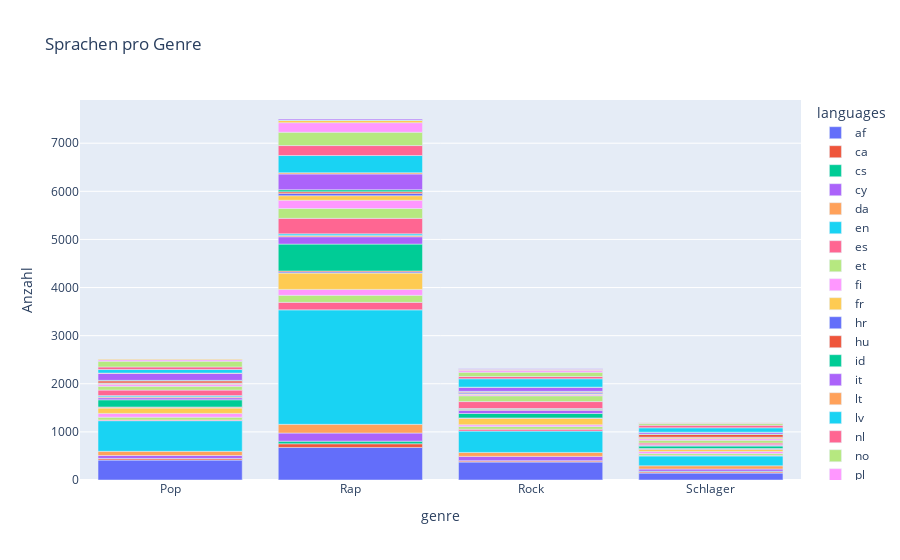

Notebook code for this chart:
### Code cell
df_results = pd.DataFrame(results)
genre_languages_count = df_results.explode('languages').groupby(['genre', 'languages']).size().reset_index(name='count')

fig = px.bar(genre_languages_count, x='genre', y='count', color='languages', title='Sprachen pro Genre',
             category_orders={'genre': df_results['genre'].unique()},
             labels={'count': 'Anzahl'})
fig.show()

### Figure 1 — Plotly figure (JSON) as saved in the notebook; plotly's stock layout.template omitted (floating-point values rounded to 4 significant figures)
{"data": [{"alignmentgroup": "True", "hovertemplate": "languages=af<br>genre=%{x}<br>Anzahl=%{y}<extra></extra>", "legendgroup": "af", "marker": {"color": "#636efa", "pattern": {"shape": ""}}, "name": "af", "offsetgroup": "af", "orientation": "v", "showlegend": true, "textposition": "auto", "type": "bar", "x": ["Pop", "Rap", "Rock", "Schlager"], "xaxis": "x", "y": [414, 677, 373, 143], "yaxis": "y"}, {"alignmentgroup": "True", "hovertemplate": "languages=ca<br>genre=%{x}<br>Anzahl=%{y}<extra></extra>", "legendgroup": "ca", "marker": {"color": "#EF553B", "pattern": {"shape": ""}}, "name": "ca", "offsetgroup": "ca", "orientation": "v", "showlegend": true, "textposition": "auto", "type": "bar", "x": ["Pop", "Rap", "Rock", "Schlager"], "xaxis": "x", "y": [29, 76, 22, 23], "yaxis": "y"}, {"alignmentgroup": "True", "hovertemplate": "languages=cs<br>genre=%{x}<br>Anzahl=%{y}<extra></extra>", "legendgroup": "cs", "marker": {"color": "#00cc96", "pattern": {"shape": ""}}, "name": "cs", "offsetgroup": "cs", "orientation": "v", "showlegend": true, "textposition": "auto", "type": "bar", "x": ["Pop", "Rap", "Rock", "Schlager"], "xaxis": "x", "y": [5, 54, 7, 15], "yaxis": "y"}, {"alignmentgroup": "True", "hovertemplate": "languages=cy<br>genre=%{x}<br>Anzahl=%{y}<extra></extra>", "legendgroup": "cy", "marker": {"color": "#ab63fa", "pattern": {"shape": ""}}, "name": "cy", "offsetgroup": "cy", "orientation": "v", "showlegend": true, "textposition": "auto", "type": "bar", "x": ["Pop", "Rap", "Rock", "Schlager"], "xaxis": "x", "y": [61, 169, 89, 47], "yaxis": "y"}, {"alignmentgroup": "True", "hovertemplate": "languages=da<br>genre=%{x}<br>Anzahl=%{y}<extra></extra>", "legendgroup": "da", "marker": {"color": "#FFA15A", "pattern": {"shape": ""}}, "name": "da", "offsetgroup": "da", "orientation": "v", "showlegend": true, "textposition": "auto", "type": "bar", "x": ["Pop", "Rap", "Rock", "Schlager"], "xaxis": "x", "y": [87, 181, 82, 67], "yaxis": "y"}, {"alignmentgroup": "True", "hovertemplate": "languages=en<br>genre=%{x}<br>Anzahl=%{y}<extra></extra>", "legendgroup": "en", "marker": {"color": "#19d3f3", "pattern": {"shape": ""}}, "name": "en", "offsetgroup": "en", "orientation": "v", "showlegend": true, "textposition": "auto", "type": "bar", "x": ["Pop", "Rap", "Rock", "Schlager"], "xaxis": "x", "y": [637, 2379, 443, 204], "yaxis": "y"}, {"alignmentgroup": "True", "hovertemplate": "languages=es<br>genre=%{x}<br>Anzahl=%{y}<extra></extra>", "legendgroup": "es", "marker": {"color": "#FF6692", "pattern": {"shape": ""}}, "name": "es", "offsetgroup": "es", "orientation": "v", "showlegend": true, "textposition": "auto", "type": "bar", "x": ["Pop", "Rap", "Rock", "Schlager"], "xaxis": "x", "y": [14, 156, 40, 14], "yaxis": "y"}, {"alignmentgroup": "True", "hovertemplate": "languages=et<br>genre=%{x}<br>Anzahl=%{y}<extra></extra>", "legendgroup": "et", "marker": {"color": "#B6E880", "pattern": {"shape": ""}}, "name": "et", "offsetgroup": "et", "orientation": "v", "showlegend": true, "textposition": "auto", "type": "bar", "x": ["Pop", "Rap", "Rock", "Schlager"], "xaxis": "x", "y": [59, 146, 58, 38], "yaxis": "y"}, {"alignmentgroup": "True", "hovertemplate": "languages=fi<br>genre=%{x}<br>Anzahl=%{y}<extra></extra>", "legendgroup": "fi", "marker": {"color": "#FF97FF", "pattern": {"shape": ""}}, "name": "fi", "offsetgroup": "fi", "orientation": "v", "showlegend": true, "textposition": "auto", "type": "bar", "x": ["Pop", "Rap", "Rock", "Schlager"], "xaxis": "x", "y": [78, 123, 34, 42], "yaxis": "y"}, {"alignmentgroup": "True", "hovertemplate": "languages=fr<br>genre=%{x}<br>Anzahl=%{y}<extra></extra>", "legendgroup": "fr", "marker": {"color": "#FECB52", "pattern": {"shape": ""}}, "name": "fr", "offsetgroup": "fr", "orientation": "v", "showlegend": true, "textposition": "auto", "type": "bar", "x": ["Pop", "Rap", "Rock", "Schlager"], "xaxis": "x", "y": [111, 339, 131, 47], "yaxis": "y"}, {"alignmentgroup": "True", "hovertemplate": "languages=hr<br>genre=%{x}<br>Anzahl=%{y}<extra></extra>", "legendgroup": "hr", "marker": {"color": "#636efa", "pattern": {"shape": ""}}, "name": "hr", "offsetgroup": "hr", "orientation": "v", "showlegend": true, "textposition": "auto", "type": "bar", "x": ["Pop", "Rap", "Rock", "Schlager"], "xaxis": "x", "y": [14, 25, 3, 11], "yaxis": "y"}, {"alignmentgroup": "True", "hovertemplate": "languages=hu<br>genre=%{x}<br>Anzahl=%{y}<extra></extra>", "legendgroup": "hu", "marker": {"color": "#EF553B", "pattern": {"shape": ""}}, "name": "hu", "offsetgroup": "hu", "orientation": "v", "showlegend": true, "textposition": "auto", "type": "bar", "x": ["Pop", "Rap", "Rock", "Schlager"], "xaxis": "x", "y": [8, 19, 9, 3], "yaxis": "y"}, {"alignmentgroup": "True", "hovertemplate": "languages=id<br>genre=%{x}<br>Anzahl=%{y}<extra></extra>", "legendgroup": "id", "marker": {"color": "#00cc96", "pattern": {"shape": ""}}, "name": "id", "offsetgroup": "id", "orientation": "v", "showlegend": true, "textposition": "auto", "type": "bar", "x": ["Pop", "Rap", "Rock", "Schlager"], "xaxis": "x", "y": [150, 559, 91, 52], "yaxis": "y"}, {"alignmentgroup": "True", "hovertemplate": "languages=it<br>genre=%{x}<br>Anzahl=%{y}<extra></extra>", "legendgroup": "it", "marker": {"color": "#ab63fa", "pattern": {"shape": ""}}, "name": "it", "offsetgroup": "it", "orientation": "v", "showlegend": true, "textposition": "auto", "type": "bar", "x": ["Pop", "Rap", "Rock", "Schlager"], "xaxis": "x", "y": [43, 153, 67, 22], "yaxis": "y"}, {"alignmentgroup": "True", "hovertemplate": "languages=lt<br>genre=%{x}<br>Anzahl=%{y}<extra></extra>", "legendgroup": "lt", "marker": {"color": "#FFA15A", "pattern": {"shape": ""}}, "name": "lt", "offsetgroup": "lt", "orientation": "v", "showlegend": true, "textposition": "auto", "type": "bar", "x": ["Pop", "Rap", "Rock", "Schlager"], "xaxis": "x", "y": [18, 28, 24, 3], "yaxis": "y"}, {"alignmentgroup": "True", "hovertemplate": "languages=lv<br>genre=%{x}<br>Anzahl=%{y}<extra></extra>", "legendgroup": "lv", "marker": {"color": "#19d3f3", "pattern": {"shape": ""}}, "name": "lv", "offsetgroup": "lv", "orientation": "v", "showlegend": true, "textposition": "auto", "type": "bar", "x": ["Pop", "Rap", "Rock", "Schlager"], "xaxis": "x", "y": [26, 32, 13, 3], "yaxis": "y"}, {"alignmentgroup": "True", "hovertemplate": "languages=nl<br>genre=%{x}<br>Anzahl=%{y}<extra></extra>", "legendgroup": "nl", "marker": {"color": "#FF6692", "pattern": {"shape": ""}}, "name": "nl", "offsetgroup": "nl", "orientation": "v", "showlegend": true, "textposition": "auto", "type": "bar", "x": ["Pop", "Rap", "Rock", "Schlager"], "xaxis": "x", "y": [114, 322, 144, 34], "yaxis": "y"}, {"alignmentgroup": "True", "hovertemplate": "languages=no<br>genre=%{x}<br>Anzahl=%{y}<extra></extra>", "legendgroup": "no", "marker": {"color": "#B6E880", "pattern": {"shape": ""}}, "name": "no", "offsetgroup": "no", "orientation": "v", "showlegend": true, "textposition": "auto", "type": "bar", "x": ["Pop", "Rap", "Rock", "Schlager"], "xaxis": "x", "y": [80, 205, 121, 59], "yaxis": "y"}, {"alignmentgroup": "True", "hovertemplate": "languages=pl<br>genre=%{x}<br>Anzahl=%{y}<extra></extra>", "legendgroup": "pl", "marker": {"color": "#FF97FF", "pattern": {"shape": ""}}, "name": "pl", "offsetgroup": "pl", "orientation": "v", "showlegend": true, "textposition": "auto", "type": "bar", "x": ["Pop", "Rap", "Rock", "Schlager"], "xaxis": "x", "y": [44, 172, 26, 32], "yaxis": "y"}, {"alignmentgroup": "True", "hovertemplate": "languages=pt<br>genre=%{x}<br>Anzahl=%{y}<extra></extra>", "legendgroup": "pt", "marker": {"color": "#FECB52", "pattern": {"shape": ""}}, "name": "pt", "offsetgroup": "pt", "orientation": "v", "showlegend": true, "textposition": "auto", "type": "bar", "x": ["Pop", "Rap", "Rock", "Schlager"], "xaxis": "x", "y": [21, 94, 17, 23], "yaxis": "y"}, {"alignmentgroup": "True", "hovertemplate": "languages=ro<br>genre=%{x}<br>Anzahl=%{y}<extra></extra>", "legendgroup": "ro", "marker": {"color": "#636efa", "pattern": {"shape": ""}}, "name": "ro", "offsetgroup": "ro", "orientation": "v", "showlegend": true, "textposition": "auto", "type": "bar", "x": ["Pop", "Rap", "Rock", "Schlager"], "xaxis": "x", "y": [5, 48, 26, 9], "yaxis": "y"}, {"alignmentgroup": "True", "hovertemplate": "languages=sk<br>genre=%{x}<br>Anzahl=%{y}<extra></extra>", "legendgroup": "sk", "marker": {"color": "#EF553B", "pattern": {"shape": ""}}, "name": "sk", "offsetgroup": "sk", "orientation": "v", "showlegend": true, "textposition": "auto", "type": "bar", "x": ["Pop", "Rap", "Rock", "Schlager"], "xaxis": "x", "y": [42, 33, 15, 56], "yaxis": "y"}, {"alignmentgroup": "True", "hovertemplate": "languages=sl<br>genre=%{x}<br>Anzahl=%{y}<extra></extra>", "legendgroup": "sl", "marker": {"color": "#00cc96", "pattern": {"shape": ""}}, "name": "sl", "offsetgroup": "sl", "orientation": "v", "showlegend": true, "textposition": "auto", "type": "bar", "x": ["Pop", "Rap", "Rock", "Schlager"], "xaxis": "x", "y": [11, 43, 7, 8], "yaxis": "y"}, {"alignmentgroup": "True", "hovertemplate": "languages=so<br>genre=%{x}<br>Anzahl=%{y}<extra></extra>", "legendgroup": "so", "marker": {"color": "#ab63fa", "pattern": {"shape": ""}}, "name": "so", "offsetgroup": "so", "orientation": "v", "showlegend": true, "textposition": "auto", "type": "bar", "x": ["Pop", "Rap", "Rock", "Schlager"], "xaxis": "x", "y": [148, 327, 82, 36], "yaxis": "y"}, {"alignmentgroup": "True", "hovertemplate": "languages=sq<br>genre=%{x}<br>Anzahl=%{y}<extra></extra>", "legendgroup": "sq", "marker": {"color": "#FFA15A", "pattern": {"shape": ""}}, "name": "sq", "offsetgroup": "sq", "orientation": "v", "showlegend": true, "textposition": "auto", "type": "bar", "x": ["Pop", "Rap", "Rock", "Schlager"], "xaxis": "x", "y": [3, 27, 6, 4], "yaxis": "y"}, {"alignmentgroup": "True", "hovertemplate": "languages=sv<br>genre=%{x}<br>Anzahl=%{y}<extra></extra>", "legendgroup": "sv", "marker": {"color": "#19d3f3", "pattern": {"shape": ""}}, "name": "sv", "offsetgroup": "sv", "orientation": "v", "showlegend": true, "textposition": "auto", "type": "bar", "x": ["Pop", "Rap", "Rock", "Schlager"], "xaxis": "x", "y": [74, 357, 174, 90], "yaxis": "y"}, {"alignmentgroup": "True", "hovertemplate": "languages=sw<br>genre=%{x}<br>Anzahl=%{y}<extra></extra>", "legendgroup": "sw", "marker": {"color": "#FF6692", "pattern": {"shape": ""}}, "name": "sw", "offsetgroup": "sw", "orientation": "v", "showlegend": true, "textposition": "auto", "type": "bar", "x": ["Pop", "Rap", "Rock", "Schlager"], "xaxis": "x", "y": [54, 207, 47, 53], "yaxis": "y"}, {"alignmentgroup": "True", "hovertemplate": "languages=tl<br>genre=%{x}<br>Anzahl=%{y}<extra></extra>", "legendgroup": "tl", "marker": {"color": "#B6E880", "pattern": {"shape": ""}}, "name": "tl", "offsetgroup": "tl", "orientation": "v", "showlegend": true, "textposition": "auto", "type": "bar", "x": ["Pop", "Rap", "Rock", "Schlager"], "xaxis": "x", "y": [120, 277, 90, 39], "yaxis": "y"}, {"alignmentgroup": "True", "hovertemplate": "languages=tr<br>genre=%{x}<br>Anzahl=%{y}<extra></extra>", "legendgroup": "tr", "marker": {"color": "#FF97FF", "pattern": {"shape": ""}}, "name": "tr", "offsetgroup": "tr", "orientation": "v", "showlegend": true, "textposition": "auto", "type": "bar", "x": ["Pop", "Rap", "Rock", "Schlager"], "xaxis": "x", "y": [29, 198, 38, 20], "yaxis": "y"}, {"alignmentgroup": "True", "hovertemplate": "languages=vi<br>genre=%{x}<br>Anzahl=%{y}<extra></extra>", "legendgroup": "vi", "marker": {"color": "#FECB52", "pattern": {"shape": ""}}, "name": "vi", "offsetgroup": "vi", "orientation": "v", "showlegend": true, "textposition": "auto", "type": "bar", "x": ["Pop", "Rap", "Rock", "Schlager"], "xaxis": "x", "y": [14, 49, 24, 4], "yaxis": "y"}, {"alignmentgroup": "True", "hovertemplate": "languages=bg<br>genre=%{x}<br>Anzahl=%{y}<extra></extra>", "legendgroup": "bg", "marker": {"color": "#636efa", "pattern": {"shape": ""}}, "name": "bg", "offsetgroup": "bg", "orientation": "v", "showlegend": true, "textposition": "auto", "type": "bar", "x": ["Rap"], "xaxis": "x", "y": [3], "yaxis": "y"}, {"alignmentgroup": "True", "hovertemplate": "languages=ja<br>genre=%{x}<br>Anzahl=%{y}<extra></extra>", "legendgroup": "ja", "marker": {"color": "#EF553B", "pattern": {"shape": ""}}, "name": "ja", "offsetgroup": "ja", "orientation": "v", "showlegend": true, "textposition": "auto", "type": "bar", "x": ["Rap"], "xaxis": "x", "y": [1], "yaxis": "y"}, {"alignmentgroup": "True", "hovertemplate": "languages=mk<br>genre=%{x}<br>Anzahl=%{y}<extra></extra>", "legendgroup": "mk", "marker": {"color": "#00cc96", "pattern": {"shape": ""}}, "name": "mk", "offsetgroup": "mk", "orientation": "v", "showlegend": true, "textposition": "auto", "type": "bar", "x": ["Rap", "Rock"], "xaxis": "x", "y": [4, 1], "yaxis": "y"}, {"alignmentgroup": "True", "hovertemplate": "languages=ru<br>genre=%{x}<br>Anzahl=%{y}<extra></extra>", "legendgroup": "ru", "marker": {"color": "#ab63fa", "pattern": {"shape": ""}}, "name": "ru", "offsetgroup": "ru", "orientation": "v", "showlegend": true, "textposition": "auto", "type": "bar", "x": ["Rap", "Rock"], "xaxis": "x", "y": [20, 6], "yaxis": "y"}], "layout": {"barmode": "relative", "legend": {"title": {"text": "languages"}, "tracegroupgap": 0}, "title": {"text": "Sprachen pro Genre"}, "xaxis": {"anchor": "y", "categoryarray": ["Pop", "Rap", "Rock", "Schlager"], "categoryorder": "array", "domain": [0, 1], "title": {"text": "genre"}}, "yaxis": {"anchor": "x", "domain": [0, 1], "title": {"text": "Anzahl"}}}}
